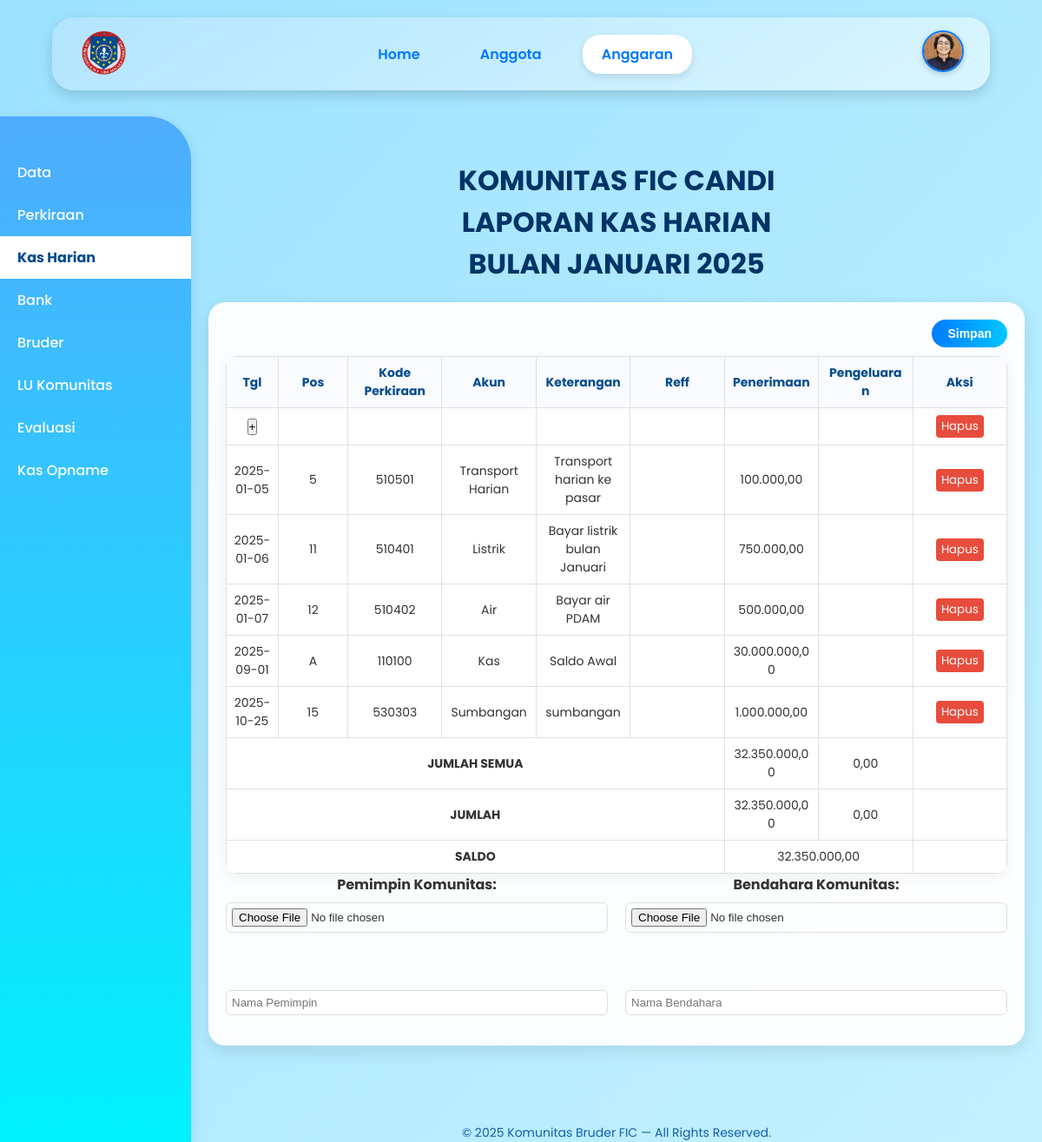
Page /anggaran_eco_kas.php (signed in) on the earlier database version.
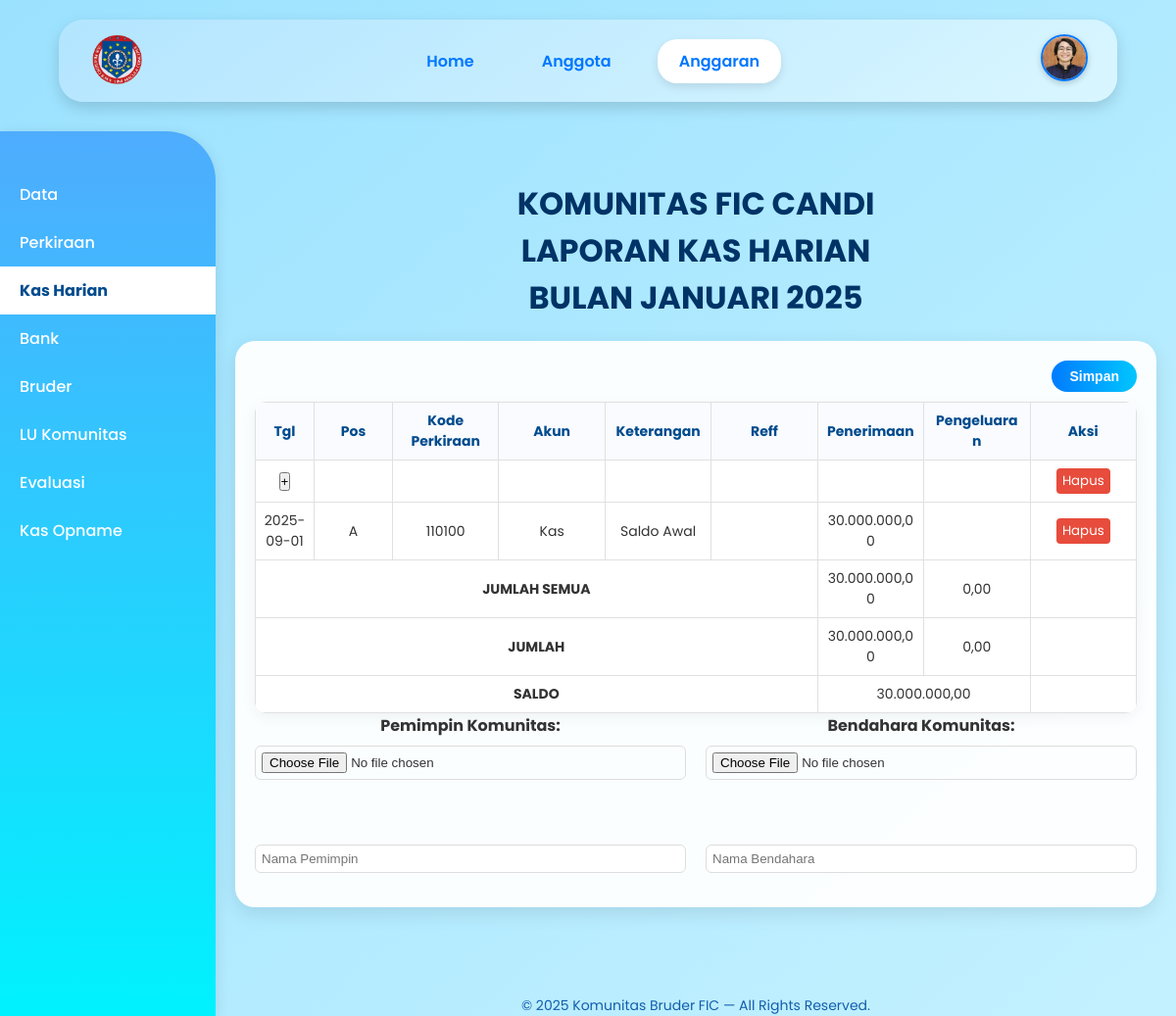
Same page on the later database version.
### tables this page shows
CREATE TABLE `3_kas_harian` (
  `ID_kas_harian` int(11) NOT NULL,
  `tgl_kas_harian` date NOT NULL,
  `ID_pos` varchar(5) NOT NULL,
  `keterangan_kas` text DEFAULT NULL,
  `ID_bruder` int(11) DEFAULT NULL,
  `nominal` decimal(15,2) DEFAULT 0.00
);

CREATE TABLE `2_perkiraan` (
  `ID_pos` varchar(5) NOT NULL,
  `kode` varchar(50) DEFAULT NULL,
  `akun` varchar(100) DEFAULT NULL,
  `posisi` varchar(50) DEFAULT NULL
);

### anggaran_eco_kas.php (the view, shortened to what the changed rows need)
<?php
try {
    $pdo = new PDO("mysql:host=localhost;dbname=ibd_kelompok6_brd", "root", "");
    $pdo->setAttribute(PDO::ATTR_ERRMODE, PDO::ERRMODE_EXCEPTION);
    $stmt = $pdo->query("
    SELECT kh.*, p.kode, p.akun
    FROM `3_kas_harian` kh
    LEFT JOIN `2_perkiraan` p ON kh.ID_pos = p.ID_pos
    ORDER BY kh.tgl_kas_harian ASC
");
$transaksi = $stmt->fetchAll(PDO::FETCH_ASSOC);
$stmt = $pdo->query("
    SELECT
        SUM(CASE WHEN nominal >= 0 THEN nominal ELSE 0 END) AS total_masuk,
        SUM(CASE WHEN nominal < 0 THEN -nominal ELSE 0 END) AS total_keluar
    FROM `3_kas_harian`
");
$totals = $stmt->fetch(PDO::FETCH_ASSOC);
$total_masuk = $totals['total_masuk'] ?? 0;
$total_keluar = $totals['total_keluar'] ?? 0;
} catch (PDOException $e) {
    die("Koneksi atau query gagal: " . $e->getMessage());
}
?>
<!DOCTYPE html>
<html lang="id">
<head>
</head>
<body>
    <div class="container">
        <div class="main">
            <main>
                <h1>KOMUNITAS FIC CANDI<br>LAPORAN KAS HARIAN<br>BULAN JANUARI 2025</h1>
                    <div class="card">
                        <table>
                            <thead>
                                <tr>
                                    <th style="width:60px">Tgl</th>
                                    <th style="width:80px">Pos</th>
                                    <th>Kode Perkiraan</th>
                                    <th>Akun</th>
                                    <th>Keterangan</th>
                                    <th>Reff</th>
                                    <th>Penerimaan</th>
                                    <th>Pengeluaran</th>
                                    <th>Aksi</th>
                                </tr>
                            </thead>
                            <tbody>
                            <?php foreach ($transaksi as $t): ?>
                            <tr data-id="<?= htmlspecialchars($t['ID_kas_harian']) ?>">
                                <td><?= htmlspecialchars($t['tgl_kas_harian']) ?></td>
                                <td><?= htmlspecialchars($t['ID_pos']) ?></td>
                                <td><?= htmlspecialchars($t['kode'] ?? '') ?></td>
                                <td><?= htmlspecialchars($t['akun'] ?? '') ?></td>
                                <td><?= htmlspecialchars($t['keterangan_kas']) ?></td>
                                <td></td>
                                <td><?= $t['nominal'] >= 0 ? number_format($t['nominal'], 2, ',', '.') : '' ?></td>
                                <td><?= $t['nominal'] < 0 ? number_format(abs($t['nominal']), 2, ',', '.') : '' ?></td>
                                <td><button class="btn-delete">Hapus</button></td>
                            </tr>
                            <?php endforeach; ?>
                        </tbody>
                        <tfoot>
                        <tr>
                            <td colspan="6" style="text-align:center; font-weight:bold;">JUMLAH SEMUA</td>
                            <td><?= number_format($total_masuk,2,',','.') ?></td>
                            <td><?= number_format($total_keluar,2,',','.') ?></td>
                            <td></td>
                        </tr>
                        <tr>
                            <td colspan="6" style="text-align:center; font-weight:bold;">JUMLAH</td>
                            <td><?= number_format($total_masuk,2,',','.') ?></td>
                            <td><?= number_format($total_keluar,2,',','.') ?></td>
                            <td></td>
                        </tr>
                        <tr>
                            <td colspan="6" style="text-align:center; font-weight:bold;">SALDO</td>
                            <td colspan="2"><?= number_format($total_masuk - $total_keluar,2,',','.') ?></td>
                            <td></td>
                        </tr>
                         </tfoot>
                        </table>
                </div>
            </main>
        </div>
    </div>
</body>
</html>

Differences in the rows shown:
removed 3_kas_harian: tgl_kas_harian "2025-01-05", ID_pos "5", ID_pos.kode "510501", ID_pos.akun "Transport Harian", keterangan_kas "Transport harian ke pasar", nominal "100.000,00"
removed 3_kas_harian: tgl_kas_harian "2025-01-06", ID_pos "11", ID_pos.kode "510401", ID_pos.akun "Listrik", keterangan_kas "Bayar listrik bulan Januari", nominal "750.000,00"
removed 3_kas_harian: tgl_kas_harian "2025-01-07", ID_pos "12", ID_pos.kode "510402", ID_pos.akun "Air", keterangan_kas "Bayar air PDAM", nominal "500.000,00"
removed 3_kas_harian: tgl_kas_harian "2025-10-25", ID_pos "15", ID_pos.kode "530303", ID_pos.akun "Sumbangan", keterangan_kas "sumbangan", nominal "1.000.000,00"
Other differences:
$total_masuk: "32.350.000,00" → "30.000.000,00"
$total_masuk - $total_keluar: "32.350.000,00" → "30.000.000,00"
